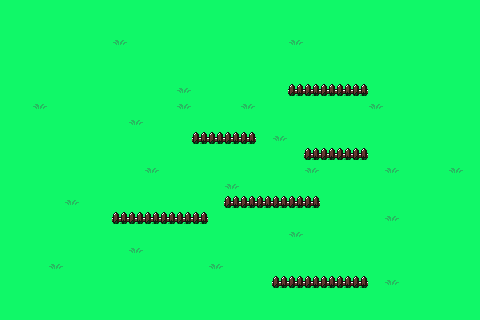

A level layout from a 2D game, rendered from its tile map. Below: a short description, then the map file with its tile-grid data intact:
An orthogonal 30x20 tile map with 16x16 px tiles, 2 tile layers (Ground, Object), 3 tilesets.

<map version="1.10" tiledversion="1.10.2" orientation="orthogonal" renderorder="right-down" width="30" height="20" tilewidth="16" tileheight="16" infinite="0" nextlayerid="3" nextobjectid="1">
 <tileset firstgid="1" source="fence.tsx" />
 <tileset firstgid="2" source="Grass.tsx" />
 <tileset firstgid="3" source="Grass_Leaves.tsx" />
 <layer id="1" name="Ground" width="30" height="20">
  <data encoding="csv">
2,2,2,2,2,2,2,2,2,2,2,2,2,2,2,2,2,2,2,2,2,2,2,2,2,2,2,2,2,2,
2,2,2,2,2,2,2,2,2,2,2,2,2,2,2,2,2,2,2,2,2,2,2,2,2,2,2,2,2,2,
2,2,2,2,2,2,2,3,2,2,2,2,2,2,2,2,2,2,3,2,2,2,2,2,2,2,2,2,2,2,
2,2,2,2,2,2,2,2,2,2,2,2,2,2,2,2,2,2,2,2,2,2,2,2,2,2,2,2,2,2,
2,2,2,2,2,2,2,2,2,2,2,2,2,2,2,2,2,2,2,2,2,2,2,2,2,2,2,2,2,2,
2,2,2,2,2,2,2,2,2,2,2,3,2,2,2,2,2,2,1,1,1,1,1,2,2,2,2,2,2,2,
2,2,3,2,2,2,2,2,2,2,2,3,2,2,2,3,2,2,2,2,2,2,2,3,2,2,2,2,2,2,
2,2,2,2,2,2,2,2,3,2,2,2,2,2,2,2,2,2,2,2,2,2,2,2,2,2,2,2,2,2,
2,2,2,2,2,2,2,2,2,2,2,2,1,1,1,1,2,3,2,2,2,2,2,2,2,2,2,2,2,2,
2,2,2,2,2,2,2,2,2,2,2,2,2,2,2,2,2,2,2,1,1,1,1,2,2,2,2,2,2,2,
2,2,2,2,2,2,2,2,2,3,2,2,2,2,2,2,2,2,2,3,2,2,2,2,3,2,2,2,3,2,
2,2,2,2,2,2,2,2,2,2,2,2,2,2,3,2,2,2,2,2,2,2,2,2,2,2,2,2,2,2,
2,2,2,2,3,2,2,2,2,2,2,2,2,2,1,1,1,1,1,1,2,2,2,2,2,2,2,2,2,2,
2,2,2,2,2,2,2,1,1,1,1,1,1,2,2,2,2,2,2,2,2,2,2,2,3,2,2,2,2,2,
2,2,2,2,2,2,2,2,2,2,2,2,2,2,2,2,2,2,3,2,2,2,2,2,2,2,2,2,2,2,
2,2,2,2,2,2,2,2,3,2,2,2,2,2,2,2,2,2,2,2,2,2,2,2,2,2,2,2,2,2,
2,2,2,3,2,2,2,2,2,2,2,2,2,3,2,2,2,2,2,2,2,2,2,2,2,2,2,2,2,2,
2,2,2,2,2,2,2,2,2,2,2,2,2,2,2,2,2,1,1,1,1,1,1,2,3,2,2,2,2,2,
2,2,2,2,2,2,2,2,2,2,2,2,2,2,2,2,2,2,2,2,2,2,2,2,2,2,2,2,2,2,
2,2,2,2,2,2,2,2,2,2,2,2,2,2,2,2,2,2,2,2,2,2,2,2,2,2,2,2,2,2
</data>
 </layer>
 <layer id="2" name="Object" width="30" height="20">
  <data encoding="csv">
0,0,0,0,0,0,0,0,0,0,0,0,0,0,0,0,0,0,0,0,0,0,0,0,0,0,0,0,0,0,
0,0,0,0,0,0,0,0,0,0,0,0,0,0,0,0,0,0,0,0,0,0,0,0,0,0,0,0,0,0,
0,0,0,0,0,0,0,0,0,0,0,0,0,0,0,0,0,0,0,0,0,0,0,0,0,0,0,0,0,0,
0,0,0,0,0,0,0,0,0,0,0,0,0,0,0,0,0,0,0,0,0,0,0,0,0,0,0,0,0,0,
0,0,0,0,0,0,0,0,0,0,0,0,0,0,0,0,0,0,0,0,0,0,0,0,0,0,0,0,0,0,
0,0,0,0,0,0,0,0,0,0,0,0,0,0,0,0,0,0,0,0,0,0,0,0,0,0,0,0,0,0,
0,0,0,0,0,0,0,0,0,0,0,0,0,0,0,0,0,0,0,0,0,0,0,0,0,0,0,0,0,0,
0,0,0,0,0,0,0,0,0,0,0,0,0,0,0,0,0,0,0,0,0,0,0,0,0,0,0,0,0,0,
0,0,0,0,0,0,0,0,0,0,0,0,0,0,0,0,0,0,0,0,0,0,0,0,0,0,0,0,0,0,
0,0,0,0,0,0,0,0,0,0,0,0,0,0,0,0,0,0,0,0,0,0,0,0,0,0,0,0,0,0,
0,0,0,0,0,0,0,0,0,0,0,0,0,0,0,0,0,0,0,0,0,0,0,0,0,0,0,0,0,0,
0,0,0,0,0,0,0,0,0,0,0,0,0,0,0,0,0,0,0,0,0,0,0,0,0,0,0,0,0,0,
0,0,0,0,0,0,0,0,0,0,0,0,0,0,0,0,0,0,0,0,0,0,0,0,0,0,0,0,0,0,
0,0,0,0,0,0,0,0,0,0,0,0,0,0,0,0,0,0,0,0,0,0,0,0,0,0,0,0,0,0,
0,0,0,0,0,0,0,0,0,0,0,0,0,0,0,0,0,0,0,0,0,0,0,0,0,0,0,0,0,0,
0,0,0,0,0,0,0,0,0,0,0,0,0,0,0,0,0,0,0,0,0,0,0,0,0,0,0,0,0,0,
0,0,0,0,0,0,0,0,0,0,0,0,0,0,0,0,0,0,0,0,0,0,0,0,0,0,0,0,0,0,
0,0,0,0,0,0,0,0,0,0,0,0,0,0,0,0,0,0,0,0,0,0,0,0,0,0,0,0,0,0,
0,0,0,0,0,0,0,0,0,0,0,0,0,0,0,0,0,0,0,0,0,0,0,0,0,0,0,0,0,0,
0,0,0,0,0,0,0,0,0,0,0,0,0,0,0,0,0,0,0,0,0,0,0,0,0,0,0,0,0,0
</data>
 </layer>
</map>